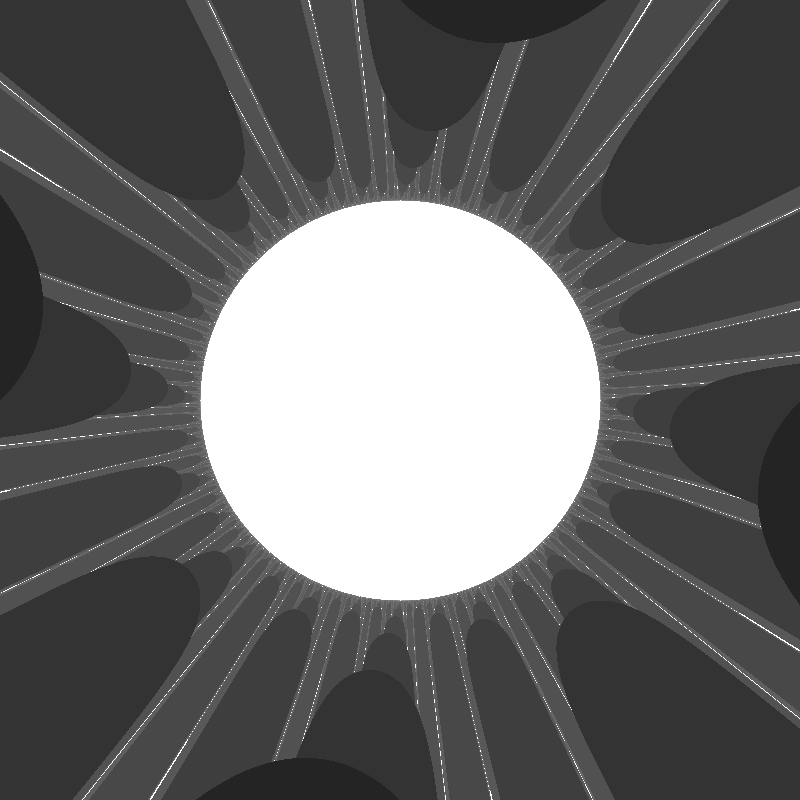
Frame 1 (no input)
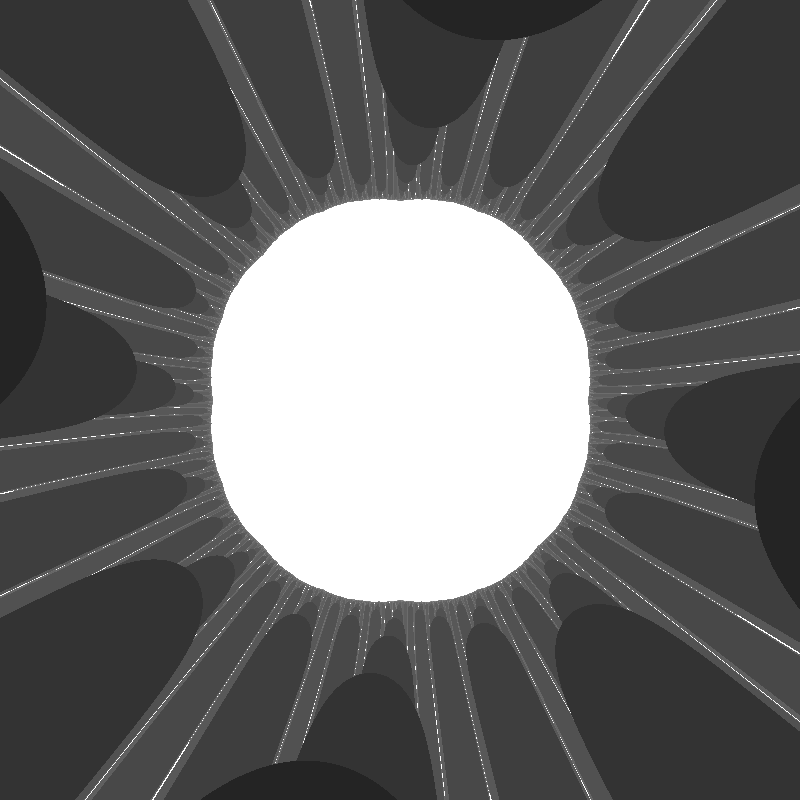
Frame 60 (no input)
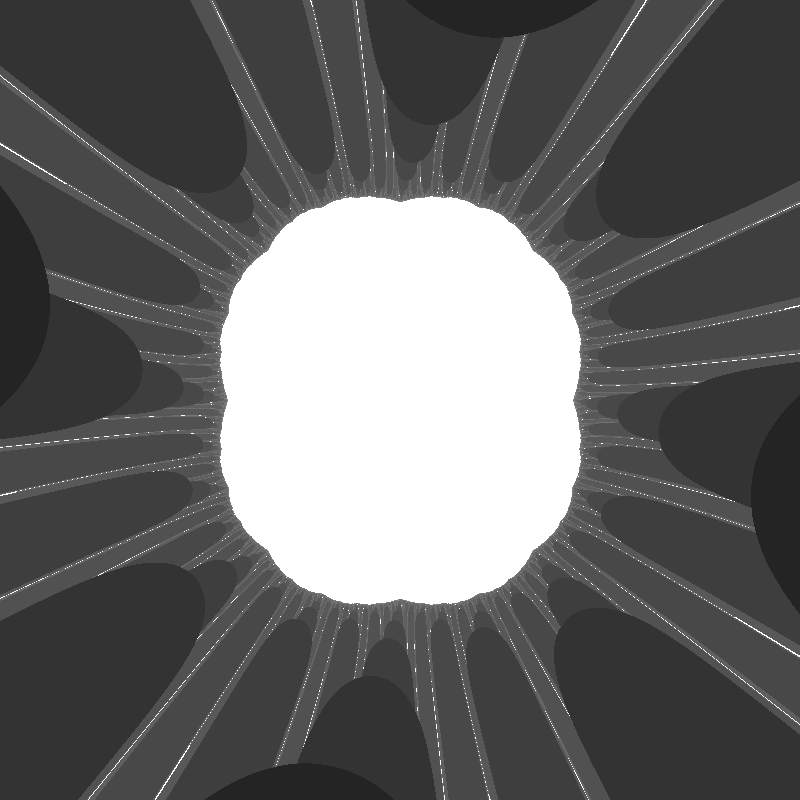
Frame 120 (the mouse pressed at the canvas centre since frame 60)

The p5.js sketch that drew these frames (run headless with seeded random() and noise() and a simulated clock; from frame 60 on, the mouse is pressed at the canvas centre):

// p5.js sketch
// ── sketch.js
let angle =0
let maxIteration = 50;
function setup() {

    createCanvas(800, 800);
    // put setup code here
    pixelDensity(1);
}

function draw() {
    let ca 
    let cb 
    // put drawing code here
    loadPixels();
    // let ca = map(mouseX, 0, width, -2, 2);
    // let cb = map(mouseY, 0, height, -2, 2);
    ca = sin(angle)
    cb = 0;
    angle+= 0.001
    //the above is too much and slows down the whole process
    for (let x = 0; x < width; x++) {
        for (let y = 0; y < height; y++) {
            let a = map(x, 0, width, -2, 2);
            let b = map(y, 0, height, -2, 2);
            // let a = map(mouseX, 0, width, -1, 1);
            // let b = map(mouseY, 0, height, -1, 1);
            // ca = a;
            // cb = b;
            let n = 0;
            let z = 0;
            while (n < maxIteration) {
                let aa = a * a - b * b;
                let bb = 2 * a * b;

                //general set
                a = aa + ca;
                b = bb + cb;

                // complex constant c = −0.70176 − 0.3842i
                // a = aa + -0.70176;
                // b = bb + -0.3842;

                if (a + b > 16) {
                    break;
                }

                n++;
            }
            // let bright = map(n, 0, maxIteration, 0, 255)
            let bright = map(n, 0, maxIteration, 0, 1);
            bright = map(sqrt(bright), 0, 1, 0, 255);
            if (n == 100) {
                bright = 0;
            }

            let pix = (x + y * width) * 4;
            pixels[pix + 0] = bright;
            pixels[pix + 1] = bright;
            pixels[pix + 2] = bright;
            pixels[pix + 3] = 255;
        }
    }
    updatePixels();
}
